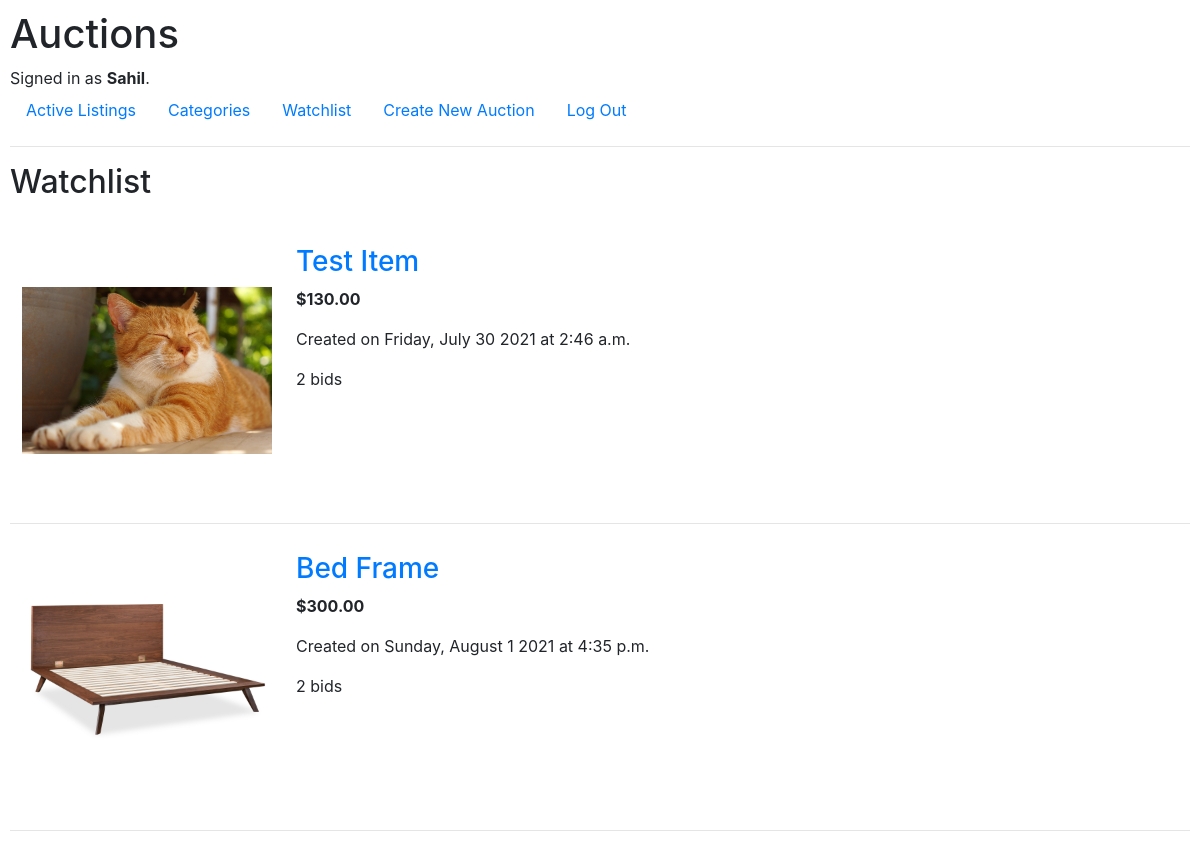
/4/watchlist (signed in), run on the app's committed database.
### auctions/models.py (models this page shows, shortened)
class User(AbstractUser):
    watching = ManyToManyField(
        'AuctionItem',
        blank=True,
        related_name='watched_by'
    )

class AuctionItem(models.Model):
    title = models.CharField(max_length=64)
    description = models.TextField()
    current_price = models.DecimalField(max_digits=8, decimal_places=2)
    item_image = models.ImageField(
        upload_to=get_image_path,
        blank=True,
        null=True
    )
    category = models.ForeignKey(
        Category,
        on_delete=models.SET_NULL,
        blank=True,
        null=True,
        related_name='auction_items'
    )
    creator = models.ForeignKey(
        User,
        on_delete=models.CASCADE,
        related_name='auctions_created'
    )
    is_active = models.BooleanField(default=True)
    winner = models.ForeignKey(
        User,
        on_delete=models.SET_NULL,
        blank=True,
        null=True,
        related_name='auctions_won'
    )
    creation_date = models.DateTimeField(auto_now_add=True)

### auctions/views.py (the view)
# urls.py: path("<int:user_id>/watchlist", views.watchlist_view, name='watchlist_view')
def watchlist_view(request, user_id):
    user_qs = User.objects.filter(pk=user_id)
    if user_qs:
        user = user_qs.first()
        watchlist = user.watching.all()
        return render(request, "auctions/auction_list_view.html", {
            'auction_list': watchlist,
            'title': "Watchlist"
        })
    else:
        pass

### auctions/templates/auctions/auction_list_view.html (shortened to what this page needs)
{% extends 'auctions/layout.html' %}
{% block body %}
<h2>{{ title }}</h2>
{% for auction_item in auction_list %}
<div style="display: flex; flex-direction: row; justify-content: flex-start;">
    <div style="padding: 12px;">
        <img src="{{ auction_item.item_image.url }}" alt="Image Not Provided" width="250px" height="250px"
            style="object-fit: contain;">
    </div>
    <div style="padding: 12px;">
        <a href="{% url 'auction_view' auction_item.id %}">
            <h3>{{ auction_item.title }}</h3>
        </a>
        <p><strong>${{ auction_item.current_price }}</strong></p>
        <p>Created on {{ auction_item.creation_date|date:"l, F j Y" }} at {{ auction_item.creation_date|time }}</p>
        <p>{{ auction_item.bids.count }} bid{{ auction_item.bids.count|pluralize }}</p>
    </div>
</div>
<hr>
{% endfor %}
{% endblock %}

### auctions/templates/auctions/layout.html (shortened to what this page needs)
{% load static %}
<!DOCTYPE html>
<html lang="en">
<head>
    <link rel="stylesheet" href="https://stackpath.bootstrapcdn.com/bootstrap/4.4.1/css/bootstrap.min.css"
>
    <link href="{% static 'auctions/styles.css' %}" rel="stylesheet">
</head>
<body>
    <h1>Auctions</h1>
    <div>
        {% if user.is_authenticated %}
        Signed in as <strong>{{ user.username }}</strong>.
        {% else %}
        Not signed in.
        {% endif %}
    </div>
    <ul class="nav">
        <li class="nav-item">
            <a class="nav-link" href="{% url 'index' %}">Active Listings</a>
        </li>
        <li class="nav-item">
            <a class="nav-link" href="{% url 'categories' %}">Categories</a>
        </li>
        {% if user.is_authenticated %}
        <li class="nav-item">
            <a class="nav-link" href="{% url 'watchlist_view' user.id %}">Watchlist</a>
        </li>
        <li class="nav-item">
            <a class="nav-link" href="{% url 'new_auction' %}">Create New Auction</a>
        </li>
        <li class="nav-item">
            <a class="nav-link" href="{% url 'logout' %}">Log Out</a>
        </li>
        {% endif %}
    </ul>
    <hr>
    {% block body %}
    {% endblock %}
</body>
</html>

### auctions/static/auctions/styles.css (style rules this page uses)
body { padding: 10px; }

### data on the page
User: username "Sahil"
AuctionItem: item_image (picture), title "Test Item", current_price "130.00", creation_date "Friday, July 30 2021", creation_date "2:46 a.m.", bids.count "2"
AuctionItem: item_image (picture), title "Bed Frame", current_price "300.00", creation_date "Sunday, August 1 2021", creation_date "4:35 p.m.", bids.count "2"

### other printed values
{{ title }} "Watchlist"
